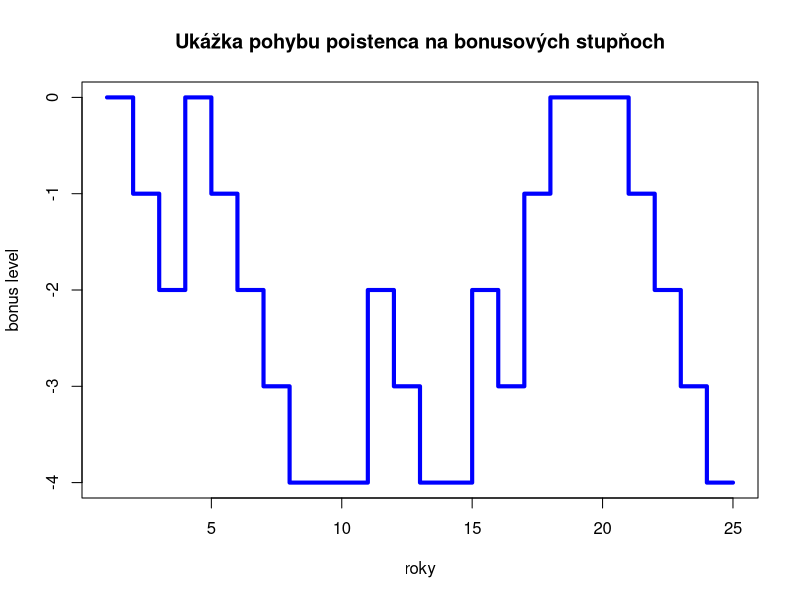
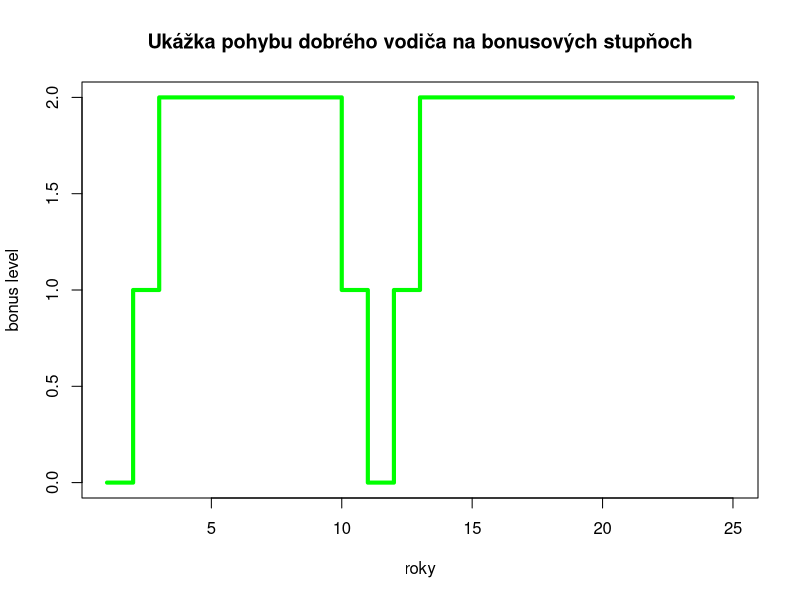
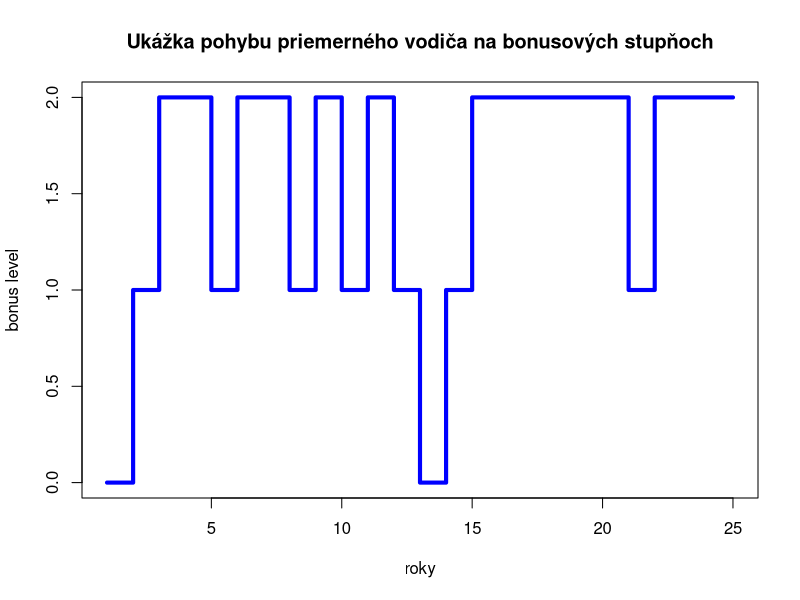

Recreate these plots in R, in order.
# Doplnkový súbor k habilitačnej práci s názvom: 
# Pravdepodobnostné modelovanie v poisťovníctve
# Autor: Gábor Szűcs
# Pracovisko: KAMŠ FMFI UK v Bratislave
# 
# Verzia: 2025-09-25
# Kódovanie súboru: UTF-8
# 
# Kapitola 7 - Bonusové-malusové schémy v neživotnom poistení
# =================================================


# Bonusové-malusové schémy (BMS), No-Claim Discount systémy (NCD systems), 

# Článok o bonusových-malusových systémoch na Slovensku v ďalších krajinách V4:
# 
# Skřivánková, V., Gajdošová, B.: Analýza bonus-malus systémov v neživotnom poistení. In: Forum Statisticum Slovacum, ročník XII, č. 2/2016, s. 53-66, 2016. Dostupné na adrese: <http://ssds.sk/casopis/archiv/2016/fss0216.pdf#page=55>.
# =================================================


# Ďalšie práce o bonusových-malusových systémoch: 
# 
# Cingelová, M.: Použitie bonus-malus systému v neživotnom poistení. Bakalárska práca, Fakulta matematiky, fyziky a informatiky, Univerzita Komenského v Bratislave, Bratislava, 2014.
# 
# Ivančíková, M.: Techniky navrhovania bonusových-malusových schém v poistení motorových vozidiel. Diplomová práca, Fakulta matematiky, fyziky a informatiky, Univerzita Komenského v Bratislave, Bratislava, 2024.
# =================================================



# Úloha 7.1
# BMS
# Podrobné riešenie tejto úlohy je možné nájsť aj v PDF-súbore habilitačnej práce.

options(digits=10)

# matica prechodu
p0<-pnbinom(0,4,0.92); p0;   # p0 = 0,71639296
p<-pnbinom(0,4,0.92)
q<-1-p0; q;                  #  q = 0,28360704

P<-matrix(c(q,p,0,0,0, q,0,p,0,0, q,0,0,p,0, 0,q,0,0,p, 0,0,q,0,p), ncol=5, nrow=5, byrow=TRUE)

# ANALYTICKÉ RIEŠENIE

pi3 <- (q * p0^3) / (1 - 2*q*p0^2)
pi3
# pi3 = 0,1470919835

pi0 <- (1-2*p0^2 + p0^3) / p0^3 * pi3
pi0
# pi0 = 0,1365150565

pi1 <- (1-p0^2) / p0^2 * pi3
pi1
# pi1 = 0,1395147475

pi2 <- 1/p0 * pi3 
pi2
# pi2 = 0,2053230443

pi4 <- p0/q * pi3
pi4
# pi4 = 0,3715551682
# -------------------

# počet poistníkov na jednotlivých bonusových stupňoch:
round(20000 * c(pi0, pi1, pi2, pi3, pi4), 0)
# 
# 2730 2790 4106 2942 7431

# (b)
# celkové poistné
PP <- 780000

# bonusové stupne:
bs <- c(1,0.9,0.8,0.7,0.5)

# výška základného ročného poistného
P. <- PP / (bs %*% round(20000 * c(pi0, pi1, pi2, pi3, pi4), 0))
P.            # P = 54,5427846 eura
# ------------------------


# (a)
# ITERATÍVNE RIEŠENIE
# iniciálny vektor
d<-c(1, 0, 0, 0, 0)

# hľadanie stacionárneho rozdelenia iteratívnym spôsobom
# simulujeme budúci vývoj v bonusovom systéme:
N<-50
D<-matrix(rep(0, times=(5*N)),ncol=5,nrow=50,byrow=TRUE)

for(i in 1:50) {
    D[i,]<-d
    d<-d%*%P
}
D
# stac. rozd. = 
# (0,1365151; 0,1395147; 0,2053230; 0,1470920; 0,3715552)
# --------------

# začiatočný počet: 20000
# na začiatku všetci sú na úrovni 0
# teda vektor poistníkov na jednotlivých úrovniach je:
d<-c(20000,0,0,0,0)

# simulujeme budúci vývoj v bonusovom systéme:
N<-50
D<-matrix(rep(0, times=(5*N)),ncol=5,nrow=50,byrow=TRUE)

for(i in 1:50) {
    D[i,]<-d
    d<-d%*%P
}
D
# 2730,301;  2790,295;  4106,461; 2941,840; 7431,103;

# stabilizovaný počet poistníkov:
stab <- c(2730, 2790, 4107, 2942,7431)


# (b)
# celkové poistné
PP <- 780000

# bonusové stupne:
bs <- c(1,0.9,0.8,0.7,0.5)

# výška základného poistného
P <-PP / sum(bs*stab)
P           # P = 54,53973 eura
#----------------


# Stacionárne rozdelenie:

ST <- c(0.1365151, 0.1395147, 0.2053230, 0.1470920, 0.3715552)

# Generovanie zo stacionárneho rozdelenia
M<-200000
x<-runif(M,0,1)
g<-rep(0, times=5)

for(j in 1:M) {
    if(x[j]<sum(ST[1:1])) g[1]<-g[1]+1
    if(x[j]>sum(ST[1:1]) && x[j]<sum(ST[1:2])) g[2]<-g[2]+1
    if(x[j]>sum(ST[1:2]) && x[j]<sum(ST[1:3])) g[3]<-g[3]+1
    if(x[j]>sum(ST[1:3]) && x[j]<sum(ST[1:4])) g[4]<-g[4]+1
    if(x[j]>sum(ST[1:4]) && x[j]<sum(ST[1:5])) g[5]<-g[5]+1
}

# generovane stacionárne rozdelenie:
g/M
# 0,136220;   0,140060;   0,207205;   0,147040;   0,369475;

# teoretické stacionárne rozdelenie
ST
# 0,1365151;  0,1395147;  0,2053230;  0,1470920;  0,3715552;

# generované stacionárne rozdelenie sa zhoduje s teoretickým
# --------------------------------------------

# simulácia vývoja; jeho pohyb na bonusových stupňoch

ROK<-25
LEVEL<-0
res<-rep(0, times=25)
stu<-rep(0, times=25)

for(i in 1:ROK) {
    stu[i]<-LEVEL
    y<-rnbinom(1,4,0.92)
    if(y<0.9) { LEVEL<-min(LEVEL+1,4)}
    else { 
            if(LEVEL==1) {LEVEL<-0  }
            else {LEVEL<-max(LEVEL-2,0)}
        }
    res[i]<-y    
}

stu
res

plot(seq(1,ROK,by=1),-stu, type="s", main="Ukážka pohybu poistenca na bonusových stupňoch", lwd=4, col="blue", xlab="roky", ylab="bonus level")
# =================================================



# Úloha 7.2
# NCD systém, bonusová schéma
# Podrobné riešenie tejto úlohy je možné nájsť aj v PDF-súbore habilitačnej práce. 

# ANALYTICKÉ RIEŠENIE
options(digits=10)

# pravdepodobnosť neohlásenia / ohlásenia škodovej udalosti u dobrých vodičov
p<-0.9; q<-1-p;

# stacionárne rozdelenie
PI <- c(q^2/(1-p*q), p*q/(1-p*q), p^2/(1-p*q))
PI
# PI = 0.01098901099 0.09890109890 0.89010989011

c(1/91, 9/91, 81/91)
# 0.01098901099 0.09890109890 0.89010989011

# počet poistníkov (dobrých vodičov) na bonusových stupňoch v ustálenom stave systému:
5000*PI
# 55  494.5 4450.5
# -----------------------


# pravdepodobnosť neohlásenia / ohlásenia škodovej udalosti u priemerných vodičov
r<-0.8; s<-1-r;

# stacionárne rozdelenie
TAU <- c(s^2/(1-r*s), r*s/(1-r*s), r^2/(1-r*s))
TAU
# TAU = 0.04761904762 0.19047619048 0.76190476190

c(1/21, 4/21, 16/21)
# 0.04761904762 0.19047619048 0.76190476190

# počet poistníkov (priemerných vodičov) na bonusových stupňoch v ustálenom stave systému:
5000*TAU
# 238  952.5 3809.5
# -----------------------


# ITERAČNÉ RIEŠENIE
# matica prechodu v prípade dobrých vodičov
P1<-matrix(c(0.1,0.9,0,0.1,0,0.9,0,0.1,0.9),ncol=3,nrow=3,byrow=TRUE)

# začiatočný počet: 5000
# na začiatku všetci sú na úrovni 0
# teda vektor poistníkov na jednotlivých úrovniach je:
d<-c(5000,0,0)

# simulujeme budúci vývoj v bonusovom systéme:
N<-50
D<-matrix(rep(0, times=(3*N)),ncol=3,nrow=50,byrow=TRUE)

for(i in 1:50) {
    D[i,]<-d
    d<-d%*%P1
}

D
#----------------

# matica prechodu v prípade priemerných vodičov
P2<-matrix(c(0.2,0.8,0,0.2,0,0.8,0,0.2,0.8),ncol=3,nrow=3,byrow=TRUE)

# začiatočný počet: 5000
# na začiatku všetci sú na úrovni 0
# teda vektor poistníkov na jednotlivých úrovniach je:
h<-c(5000,0,0)

# simulujeme budúci vývoj v bonusovom systéme:
N<-50
H<-matrix(rep(0, times=(3*N)),ncol=3,nrow=50,byrow=TRUE)

for(i in 1:50) {
    H[i,]<-h
    h<-h%*%P2
}

H
#----------------

# Stacionárne rozdelenia:

S1<-c(1/91,9/91,81/91)
S2<-c(1/21,4/21,16/21)
#-------------------------

# Dobrý vodič, ktorý vstúpi do systému na úrovni 0,
# simulácia vývoja; jeho pohyb na bonusových stupňoch

ROK<-25
LEVEL<-0
res<-rep(0, times=25)
stu<-rep(0, times=25)

for(i in 1:ROK) {
    stu[i]<-LEVEL
    y<-runif(1,0,1)
    if(y<0.1) { LEVEL<-max(LEVEL-1,0) }
    else { LEVEL<-min(LEVEL+1,2) }
    res[i]<-y    
}

stu
res

plot(seq(1,ROK,by=1), stu, type="s", main="Ukážka pohybu dobrého vodiča na bonusových stupňoch", lwd=4, col="green", xlab="roky", ylab="bonus level")
# --------------------------------------------


# Priemerný vodič, ktorý vstúpi do systému na úrovni 0,
# simulácia vývoja; jeho pohyb na bonusových stupňoch

ROK<-25
LEVEL<-0
res<-rep(0, times=25)
stu<-rep(0, times=25)

for(i in 1:ROK) {
    stu[i]<-LEVEL
    y<-runif(1,0,1)
    if(y<0.2) { LEVEL<-max(LEVEL-1,0) }
    else { LEVEL<-min(LEVEL+1,2) }
    res[i]<-y    
}

stu
res

windows(); plot(seq(1,ROK,by=1), stu, type="s", main="Ukážka pohybu priemerného vodiča na bonusových stupňoch", lwd=4, col="blue", xlab="roky", ylab="bonus level")
# --------------------------------------------

# Ročné poistné
# (55 + 494.5 * 0.80 + 4450.5* 0.60 + 238 + 952.5* 0.80 + 3810.5*0.60)*P = 250000
# 6407.2*P = 250000
P <- 250000 / (55 + 494.5 * 0.80 + 4450.5* 0.60 + 238 + 952.5* 0.80 + 3810.5*0.60)
P 
# P = 39,0186 eura
# =================================================



# Úloha 7.3
# NCD systém
# bonus-malus schéma: 4 úrovne, theta, rho
# skúsení vodiči, mladí vodiči

# Riešenie tejto úlohy je možné nájsť v PDF-súbore habilitačnej práce.
# =================================================



# Úloha 7.4

# NCD systém

# SKUPINA I.
lambdaI <- 0.5

# matica prechodu
p0 <- dpois(0, lambdaI); p0        # 0,6065307
p1 <- dpois(1, lambdaI); p1        # 0,3032653
q <- 1-p0-p1; q                    # 0,09020401

P <- matrix(c(p1+q,p0,0,0, p1+q,0,p0,0, q,p1,0,p0, q,0,p1,p0), ncol=4,nrow=4,byrow=TRUE)

# iniciálny vektor
d<-c(1/4,1/4,1/4,1/4)

# hľadanie stacionárneho rozdelenia iteratívnym spôsobom
# simulujeme budúci vývoj v bonusovom systéme:
N<-50
D<-matrix(rep(0, times=(4*N)),ncol=4,nrow=50,byrow=TRUE)

for(i in 1:50) {
    D[i,]<-d
    d<-d%*%P
}
D
# stac. rozd. = 0,2169760; 0,2010473; 0,2289900; 0,3529867;

# Poznámka. 
# Úlohu je možné riešiť aj ručným počítaním tak, ako sa hľadalo stacionárne rozdelenie pri riešení Úlohy 7.1, 7.2 a 7.3 (pozri aj PDF-súbor habilitačnej práce). 
# --------------

# začiatočný počet: 30000*0.15 = 4500
# na začiatku všetci sú na úrovni 0
# teda vektor poistníkov na jednotlivých úrovniach je:
d<-c(0,30000*0.15,0,0)

# simulujeme budúci vývoj v bonusovom systéme:
N<-50
D<-matrix(rep(0, times=(4*N)), ncol=4,nrow=50,byrow=TRUE)

for(i in 1:50) {
    D[i,]<-d
    d<-d%*%P
}
D
# 976,3919;  904,7129; 1030,4550; 1588,440;
# -----------------------------------------


# SKUPINA II.
lambdaII <- 0.2

# matica prechodu
p0 <- dpois(0, lambdaII); p0       # 0,8187308
p1 <- dpois(1, lambdaII); p1       # 0,1637462
q <- 1-p0-p1; q                    # 0,0175231

P <- matrix(c(p1+q,p0,0,0, p1+q,0,p0,0, q,p1,0,p0, q,0,p1,p0), ncol=4,nrow=4,byrow=TRUE)

# iniciálny vektor
d<-c(1/4,1/4,1/4,1/4)

# hľadanie stacionárneho rozdelenia iteratívnym spôsobom
# simulujeme budúci vývoj v bonusovom systéme:
N<-50
D<-matrix(rep(0, times=(4*N)), ncol=4,nrow=50,byrow=TRUE)

for(i in 1:50) {
    D[i,]<-d
    d<-d%*%P
}
D
# stac. rozd. = 0,03129448; 0,05280757; 0,1660241; 0,7498738;

# Poznámka. 
# Úlohu je možné riešiť aj ručným počítaním tak, ako sa hľadalo stacionárne rozdelenie pri riešení Úlohy 7.1, 7.2 a 7.3 (pozri aj PDF-súbor habilitačnej práce). 
# --------------

# začiatočný počet: 30000*0.20 = 6000
# na začiatku všetci sú na úrovni 0
# teda vektor poistníkov na jednotlivých úrovniach je:
d<-c(0,30000*0.20,0,0)

# simulujeme budúci vývoj v bonusovom systéme:
N<-50
D<-matrix(rep(0, times=(4*N)),ncol=4,nrow=50,byrow=TRUE)

for(i in 1:50) {
    D[i,]<-d
    d<-d%*%P
}
D
# 187,7669;  316,8454;  996,1448; 4499,243;
# -----------------------------------------


# SKUPINA III.
lambdaIII <- 0.1

# matica prechodu
p0 <- dpois(0, lambdaIII); p0      # 0,9048374
p1 <- dpois(1, lambdaIII); p1      # 0,09048374
q <- 1-p0-p1; q                    # 0,00467884

P <- matrix(c(p1+q,p0,0,0, p1+q,0,p0,0, q,p1,0,p0, q,0,p1,p0), ncol=4, nrow=4, byrow=TRUE)

# iniciálny vektor
d<-c(1/4,1/4,1/4,1/4)

# Hľadanie stacionárneho rozdelenia iteratívnym spôsobom
# simulujeme budúci vývoj v bonusovom systéme:
N<-50
D<-matrix(rep(0, times=(4*N)),ncol=4,nrow=50,byrow=TRUE)

for(i in 1:50) {
    D[i,]<-d
    d<-d%*%P
}
D
# stac. rozd. = 0,006574862; 0,01437942; 0,09316852; 0,8858772;

# Poznámka. 
# Úlohu je možné riešiť aj ručným počítaním tak, ako sa hľadalo stacionárne rozdelenie pri riešení Úlohy 7.1, 7.2 a 7.3 (pozri aj PDF-súbor habilitačnej práce). 
# --------------

# začiatočný počet: 30000*(1-0.15-0.20) = 19500
# na začiatku všetci sú na úrovni 0
# teda vektor poistníkov na jednotlivých úrovniach je:
d<-c(0,30000*(1-0.15-0.20),0,0)

# simulujeme budúci vývoj v bonusovom systéme:
N<-50
D<-matrix(rep(0, times=(4*N)), ncol=4, nrow=50, byrow=TRUE)

for(i in 1:50) {
    D[i,]<-d
    d<-d%*%P
}
D
# 128,2098;   280,3986;  1816,786; 17274,61;
# ------------------------------------------


# výpočet ročnej výšky poistného
#
#   (976.5*(1+0.10) + 904.5*1 + 1030.5*(1-0.25) + 1588.5*(1-0.45))*P +
# + (188*(1+0.10) + 317*1 + 996*(1-0.25) + 4499*(1-0.45))*P +
# + (128*(1+0.10) + 280.5*1 + 1817*(1-0.25) + 17274.5*(1-0.45))*P =
# = 2200000

# (976.5*(1+0.10) + 904.5*1 + 1030.5*(1-0.25) + 1588.5*(1-0.45) + 188*(1+0.10) + 317*1 + 996*(1-0.25) + 4499*(1-0.45) + 128*(1+0.10) + 280.5*1 + 1817*(1-0.25) + 17274.5*(1-0.45)) * P = 2200000

# 18655.47*P = 2200000 eur

P <- 2200000 / (976.5*(1+0.10) + 904.5*1 + 1030.5*(1-0.25) + 1588.5*(1-0.45) + 188*(1+0.10) + 317*1 + 996*(1-0.25) + 4499*(1-0.45) + 128*(1+0.10) + 280.5*1 + 1817*(1-0.25) + 17274.5*(1-0.45))
P 
# P = 117,9278 eura
# =================================================



# Úloha 7.5

# NCD systém
# počet nárokov sa riadi podľa rozdelenia pravdepodobnosti Po(0,28)

# matica prechodu
p0 <- dpois(0, 0.28);    p0;       # p0 = 0,7557837
p1 <- dpois(1, 0.28);    p1;       # p1 = 0,2116194
q <- 1-p0-p1;            q;        # q  = 0,03259681

P <- matrix(c(p1+q,p0,0,0, p1+q,0,p0,0, q,p1,0,p0, q,0,p1,p0),ncol=4,nrow=4,byrow=TRUE)
P

# (p1+q, p0,  0,  0)
# (p1+q,  0, p0,  0)
# (q,    p1,  0, p0)
# (q,     0, p1, p0)

# iniciálny vektor
d<-c(1/4,1/4,1/4,1/4)

# Hľadanie stacionárneho rozdelenia iteratívnym spôsobom
# simulujeme budúci vývoj v bonusovom systéme:
N<-50
D<-matrix(rep(0, times=(4*N)),ncol=4,nrow=50,byrow=TRUE)

for(i in 1:50) {
    D[i,]<-d
    d<-d%*%P
}
D

stac.rozd <- D[N,];        stac.rozd    
# stac.rozd = 0,06648523; 0,09365326; 0,20510783; 0,63475367;

# Poznámka. 
# Úlohu je možné riešiť aj ručným počítaním tak, ako sa hľadalo stacionárne rozdelenie pri riešení Úlohy 7.1, 7.2 a 7.3 (pozri aj PDF-súbor habilitačnej práce). 
# --------------

# začiatočný počet: 12739
# na začiatku všetci sú na úrovni 0
# teda vektor poistníkov na jednotlivých úrovniach je:
d<-c(0,12739,0,0)

# simulujeme budúci vývoj v bonusovom systéme:
N<-50
D<-matrix(rep(0, times=(4*N)),ncol=4,nrow=50,byrow=TRUE)

for(i in 1:50) {
    D[i,]<-d
    d<-d%*%P
}
D

# Rozdelenie poistníkov na začiatku tohto kalendárneho roka
# 846,9554;    1193,0489;     2612,869;    8086,127;
poistenci0 <- c(847, 1193, 2613, 8086)


# Počet poistníkov na konci roka (bez odchodov, bez uzavretia nových zmlúv)
poistenci01 <- t(poistenci0) %*% P 
poistenci01
# 846,9544; 1193,11; 2612,805; 8086,13;
# 847; 1193; 2613; 8086;


# Počet poistníkov na konci roka (s odchodmi 40 %, 10 %, 2 %, 2 %; počet nových zmlúv = 520)
# 
poistenci1 <- c(847-0.40*847, 1193-0.10*1193+520, 2613-0.02*2613, 8086-0.02*8086)
poistenci1
# 508,20; 1593,70; 2560,74; 7924,28;
# 508; 1594; 2561; 7924;
    
sum(poistenci1)        # 12 587 poistníkov
# =================================================
